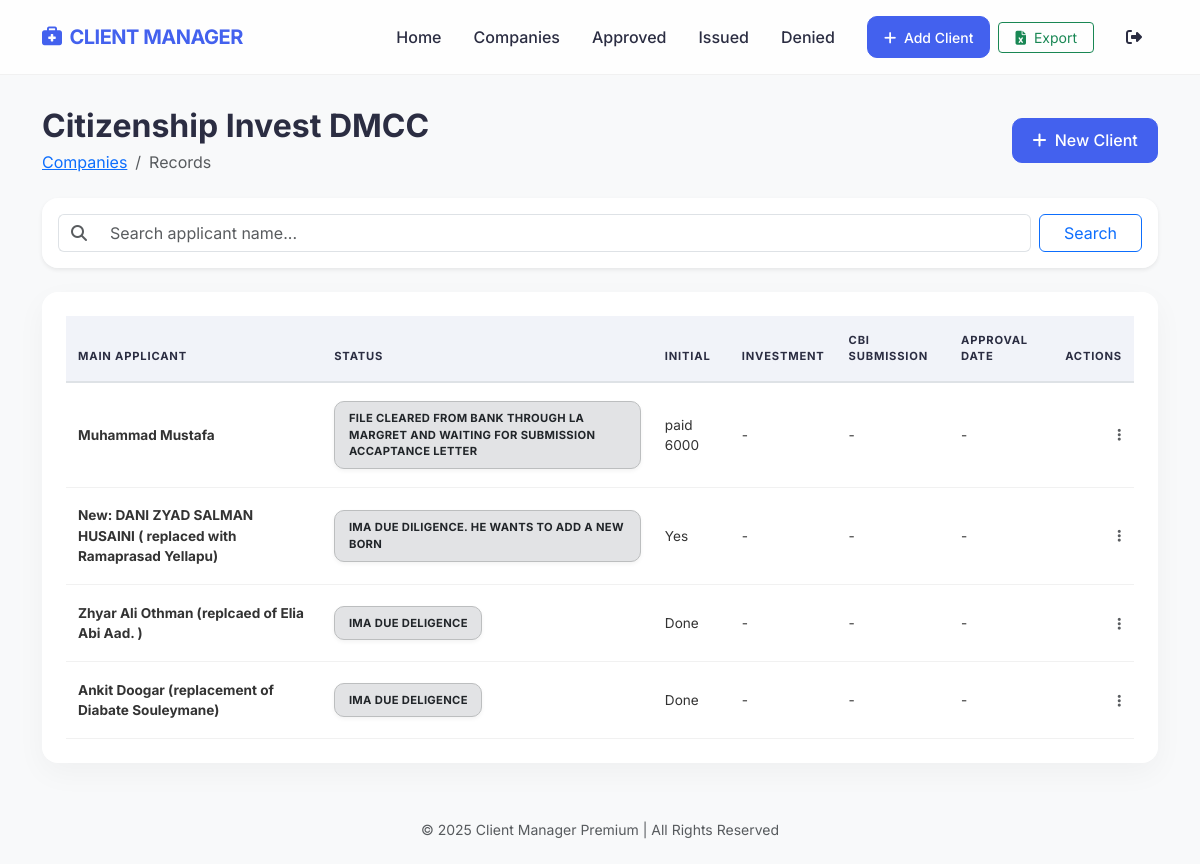
The page /companies/Citizenship Invest DMCC/ (signed in) on the database its author committed.
### clients/models.py (models this page shows, shortened)
class Client(models.Model):
    COMPANY_CHOICES = [
        ('Roc Citizenship DMCC', 'Roc Citizenship DMCC'),
        ('Greeth Brookes', 'Greeth Brookes'),
        ('Passport Gate', 'Passport Gate'),
        ('Citizenship Invest DMCC', 'Citizenship Invest DMCC'),
        ('KG', 'KG'),
        ('TFG', 'TFG'),
        ('Mirka', 'Mirka'),
        ('Sparco', 'Sparco'),
        ('Winvested', 'Winvested'),
        ('Others', 'Others'),
    ]
    company = models.CharField(max_length=255, choices=COMPANY_CHOICES)
    other_company = models.CharField(max_length=255, null=True, blank=True)
    main_applicant = models.CharField(max_length=255)
    status = models.CharField(max_length=500, null=True, blank=True, default='Current')
    initial_payment = models.CharField(max_length=20, null=True, blank=True)
    investment = models.CharField(max_length=20, null=True, blank=True)
    local_agent = models.CharField(max_length=255, null=True, blank=True)
    gcbl_no = models.CharField(max_length=100, null=True, blank=True)
    cbi_submission_date = models.DateField(null=True, blank=True)
    approval_date = models.DateField(null=True, blank=True)
    fm = models.CharField(max_length=255, null=True, blank=True)
    status_notes = models.TextField(null=True, blank=True)
    is_deleted = models.BooleanField(default=False)
    created_at = models.DateTimeField(auto_now_add=True)

### clients/views.py (the view)
# urls.py: path('companies/<str:company_name>/', views.company_detail, name='company_detail'),
@login_required
def company_detail(request, company_name):
    query = request.GET.get('q')
    clients = Client.objects.filter(company=company_name, is_deleted=False)
    if query:
        clients = clients.filter(main_applicant__icontains=query)
    return render(request, 'company_detail.html', {
        'clients': clients,
        'company_name': company_name,
    })

### templates/company_detail.html (shortened to what this page needs)
{% extends 'base.html' %}
{% block content %}
<div class="d-flex flex-column flex-md-row justify-content-between align-items-md-center mb-4 gap-3">
    <div>
        <h2 class="fw-bold mb-1">{{ company_name }}</h2>
        <nav aria-label="breadcrumb">
            <ol class="breadcrumb mb-0">
                <li class="breadcrumb-item"><a href="{% url 'company_list' %}">Companies</a></li>
                <li class="breadcrumb-item active" aria-current="page">Records</li>
            </ol>
        </nav>
    </div>
    <div class="d-flex gap-2">
        <a href="{% url 'client_create' %}?company={{ company_name }}" class="btn btn-primary">
            <i class="fas fa-plus me-1"></i> New Client
        </a>
    </div>
</div>
<div class="card border-0 shadow-sm mb-4">
    <div class="card-body py-3">
        <form method="GET" class="d-flex gap-2">
            <div class="input-group flex-grow-1">
                <span class="input-group-text bg-white border-end-0">
                    <i class="fas fa-search text-muted"></i>
                </span>
                <input type="text" name="q" class="form-control border-start-0" placeholder="Search applicant name..."
                    value="{{ request.GET.q }}">
            </div>
            <button type="submit" class="btn btn-outline-primary px-4">Search</button>
        </form>
    </div>
</div>
<div class="table-container fade-in">
    <div class="table-responsive">
        <table class="table table-hover mb-0">
            <thead>
                <tr>
                    <th>Main Applicant</th>
                    <th>Status</th>
                    <th>Initial</th>
                    <th>Investment</th>
                    <th>CBI Submission</th>
                    <th>Approval Date</th>
                    <th class="text-end">Actions</th>
                </tr>
            </thead>
            <tbody>
                {% for client in clients %}
                <tr>
                    <td>
                        <div class="fw-bold">{{ client.main_applicant }}</div>
                    </td>
                    <td><span class="badge-status status-default">{{ client.status }}</span></td>
                    <td>{{ client.initial_payment|default:"-" }}</td>
                    <td>{{ client.investment|default:"-" }}</td>
                    <td>{{ client.cbi_submission_date|date:"d/m/Y"|default:"-" }}</td>
                    <td>{{ client.approval_date|date:"d/m/Y"|default:"-" }}</td>
                    <td class="text-end">
                        <div class="dropdown">
                            <button class="btn btn-link btn-sm p-0" type="button" data-bs-toggle="dropdown">
                                <i class="fas fa-ellipsis-v text-muted"></i>
                            </button>
                        </div>
                    </td>
                </tr>
                {% empty %}
                <tr>
                    <td colspan="7" class="text-center py-5 text-muted">No records found for this company.</td>
                </tr>
                {% endfor %}
            </tbody>
        </table>
    </div>
</div>
{% endblock %}

### templates/base.html (style rules this page uses)
:root { --primary-color: #4361ee; --secondary-color: #3f37c9; --accent-color: #4895ef; --bg-color: #f8f9fa; --card-bg: rgba(255, 255, 255, 0.9); --text-main: #2b2d42; --text-muted: #5e6a7e; }
body { font-family: 'Inter', sans-serif; background-color: var(--bg-color); color: var(--text-main); min-height: 100vh; display: flex; flex-direction: column; }
.btn-primary { background-color: var(--primary-color); border-color: var(--primary-color); font-weight: 500; padding: 0.6rem 1.2rem; border-radius: 10px; transition: all 0.3s ease; }
.card { border: none; border-radius: 16px; box-shadow: 0 10px 30px rgba(0, 0, 0, 0.04); background: var(--card-bg); transition: transform 0.3s ease; }
.table-container { background: white; border-radius: 16px; padding: 1.5rem; box-shadow: 0 10px 30px rgba(0, 0, 0, 0.04); overflow: hidden; }
.table thead th { font-weight: 700; color: var(--text-main); text-transform: uppercase; font-size: 0.7rem; letter-spacing: 0.05rem; background-color: #f1f3f9; border-top: none; border-bottom: 2px solid #dee2e6; padding: 1rem 0.75rem; }
.table td { vertical-align: middle; font-size: 0.85rem; color: #333; padding: 1.1rem 0.75rem; border-bottom: 1px solid #f1f1f1; }
.badge-status { padding: 0.5rem 0.85rem; border-radius: 10px; font-weight: 700; font-size: 0.7rem; display: inline-block; text-transform: uppercase; letter-spacing: 0.02rem; box-shadow: 0 2px 4px rgba(0, 0, 0, 0.05); }
.status-default { background-color: #e2e3e5; color: #212529; border: 1px solid #bcbebf; }
.fade-in { animation: fadeIn 0.5s ease forwards; }

### rows shown on the page
Client: main_applicant "Muhammad Mustafa", status "FILE CLEARED FROM BANK THROUGH LA MARGRET AND WAITING FOR SUBMISSION ACCAPTANCE LETTER", initial_payment "paid 6000", investment "-", cbi_submission_date "-", approval_date "-"
Client: main_applicant "New: DANI ZYAD SALMAN HUSAINI ( replaced with Ramaprasad Yellapu)", status "IMA DUE DILIGENCE. HE WANTS TO ADD A NEW BORN", initial_payment "Yes", investment "-", cbi_submission_date "-", approval_date "-"
Client: main_applicant "Zhyar Ali Othman (replcaed of Elia Abi Aad. )", status "IMA DUE DELIGENCE", initial_payment "Done", investment "-", cbi_submission_date "-", approval_date "-"
Client: main_applicant "Ankit Doogar (replacement of Diabate Souleymane)", status "IMA DUE DELIGENCE", initial_payment "Done", investment "-", cbi_submission_date "-", approval_date "-"

### other values the page prints
{{ company_name }} "Citizenship Invest DMCC"
